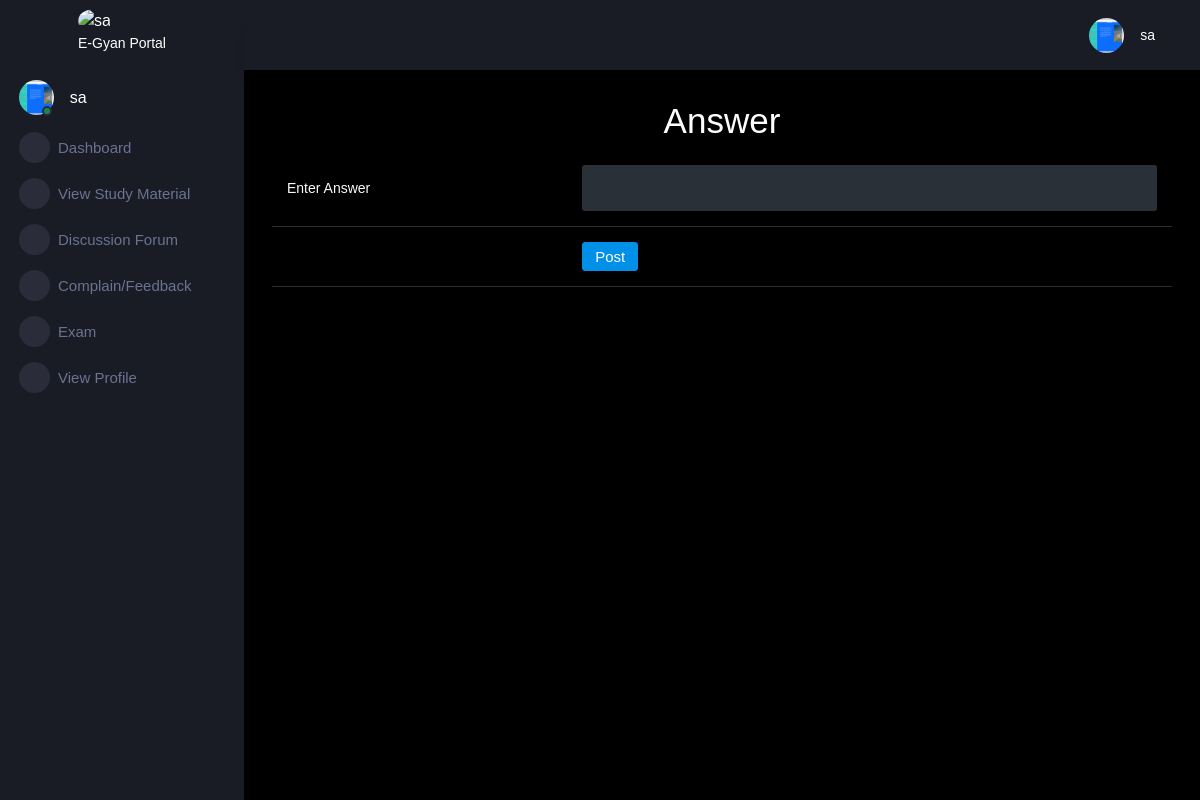
The app's page /studentapp/postanswer/1 (signed in) with its own data.
### nouapp/models.py (models this page shows)
class Student(models.Model):
    rollno=models.IntegerField(primary_key=True)
    name=models.CharField(max_length=50)
    fname=models.CharField(max_length=50)
    mname=models.CharField(max_length=50)
    gender=models.CharField(max_length=6)
    address=models.TextField()
    program=models.CharField(max_length=50)
    branch=models.CharField(max_length=50)
    year=models.CharField(max_length=50)
    contactno=models.CharField(max_length=10)
    emailaddress=models.CharField(max_length=50)
    regdate=models.CharField(max_length=30)
    profile_pic= models.ImageField(upload_to='profile')

### studentapp/views.py (the view)
# urls.py: path('postanswer/<qid>',views.postanswer,name='postanswer'),
@cache_control(no_cache=True,must_revalidate=True,no_store=True)#(no_cache=True)for not saving cache(must_revalidate=True)for revalidating with server  (no_store=True)for not storing any data
def postanswer(request,qid):
    try:
        if request.session['rollno']!=None:
            rollno=request.session['rollno']
            stu=Student.objects.get(rollno=rollno)
            return render(request,"postanswer.html",{'stu':stu,'qid':qid})
    except KeyError:
        return redirect('nouapp:login')

### studentapp/templates/postanswer.html (shortened to what this page needs)
{% extends "studentparent.html" %}
{% block body %}
    <div class="row">
        <div class="col-sm-12">
            <h1 style="text-align:center;">Answer</h1>
            <form class="form-group" action="{% url 'studentapp:postans' %}" method="post">
                <table class="table text-light" style="width:100%;margin=auto;">
                    <tr>
                        <td>Enter Answer</td>
                        <td>
                            <textarea name="answer" class="form-control text-light"></textarea>
                        </td>
                    </tr>
                    <tr>
                        <td>
                        </td>
                        <td><button class="btn btn-primary" type="submit">Post</button></td>
                    </tr>
                </table>
            </form>
        </div>
    </div>
{% endblock body %}

### studentapp/templates/studentparent.html (shortened to what this page needs)
<!DOCTYPE html>
<html lang="en">
    {% load static %}
<head>
    <link rel="stylesheet" href="{% static 'assets/vendors/mdi/css/materialdesignicons.min.css' %}">
    <link rel="stylesheet" href="{% static 'assets/vendors/css/vendor.bundle.base.css' %}">
    <link rel="stylesheet" href="{% static 'assets/vendors/jvectormap/jquery-jvectormap.css' %}">
    <link rel="stylesheet" href="{% static 'assets/vendors/flag-icon-css/css/flag-icon.min.css' %}">
    <link rel="stylesheet" href="{% static 'assets/vendors/owl-carousel-2/owl.carousel.min.css' %}">
    <link rel="stylesheet" href="{% static 'assets/vendors/owl-carousel-2/owl.theme.default.min.css' %}">
    <link rel="stylesheet" href="{% static 'assets/css/style.css' %}">
</head>
<body>
    <div class="container-scroller">
      <nav class="sidebar sidebar-offcanvas" id="sidebar">
          <div class="sidebar-brand-wrapper  d-none d-lg-flex align-items-center justify-content-center fixed-top">
            <span>
              <img class="img-xs rounded-circle mt-2" src={% static "assets/images/u1.png" %}  alt="{{stu.name}}">
             <p> E-Gyan Portal</p>
            </span>
          </div>
          <ul class="nav">
            <li class="nav-item profile">
              <div class="profile-desc">
                <div class="profile-pic">
                  <div class="count-indicator">
                    <img class="img-xs rounded-circle " src="{{stu.profile_pic.url }}" alt="{{stu.name}}">
                    <span class="count bg-success"></span>
                  </div>
                  <div class="profile-name">
                    <h5 class="mb-0 font-weight-normal">{{stu.name}}</h5>
                  </div>
                </div>
                <a href="#" id="profile-dropdown" data-bs-toggle="dropdown"><i class="mdi mdi-dots-vertical"></i></a>
              </div>
            </li>
            <li class="nav-item menu-items">
              <a class="nav-link" href="#">
                <span class="menu-icon">
                  <i class="mdi mdi-speedometer"></i>
                </span>
                <span class="menu-title">Dashboard</span>
              </a>
            </li>
           <li class="nav-item menu-items">
              <a class="nav-link" href="{%url 'studentapp:viewmat' %}">
                <span class="menu-icon">
                  <i class="mdi mdi-playlist-play"></i>
                </span>
                <span class="menu-title">View Study Material</span>
              </a>
            </li>
            <li class="nav-item menu-items">
              <a class="nav-link" href="{%url 'studentapp:postquestion'%}">
                <span class="menu-icon">
                  <i class="mdi mdi-playlist-play"></i>
                </span>
                <span class="menu-title">Discussion Forum</span>
              </a>
            </li>
            <li class="nav-item menu-items">
              <a class="nav-link" href="{%url 'studentapp:response' %}">
                <span class="menu-icon">
                  <i class="mdi mdi-playlist-play"></i>
                </span>
                <span class="menu-title">Complain/Feedback</span>
              </a>
            </li>
            <li class="nav-item menu-items">
              <a class="nav-link" href="{%url 'studentapp:studentexam' %}">
                <span class="menu-icon">
                  <i class="mdi mdi-playlist-play"></i>
                </span>
                <span class="menu-title">Exam</span>
              </a>
            </li>
            <li class="nav-item menu-items">
              <a class="nav-link" href="{%url 'studentapp:viewprofile' %}">
                <span class="menu-icon">
                  <i class="mdi mdi-playlist-play"></i>
                </span>
                <span class="menu-title">View Profile</span>
              </a>
            </li>
          </ul>
        </nav>
        <div class="container-fluid page-body-wrapper">
          <nav class="navbar p-0 fixed-top d-flex flex-row">
            <div class="navbar-menu-wrapper flex-grow d-flex align-items-stretch">
              <button class="navbar-toggler navbar-toggler align-self-center" type="button" data-toggle="minimize">
                <span class="mdi mdi-menu"></span>
              </button>
              <ul class="navbar-nav navbar-nav-right">
                <li class="nav-item dropdown">
                  <a class="nav-link" id="profileDropdown" href="#" data-bs-toggle="dropdown">
                    <div class="navbar-profile">
                      <img class="img-xs rounded-circle" src="{{ stu.profile_pic.url }}" alt="">
                      <p class="mb-0 d-none d-sm-block navbar-profile-name">{{stu.name}}</p>
                      <i class="mdi mdi-menu-down d-none d-sm-block"></i>
                    </div>
                  </a>
                </li>
              </ul>
            </div>
          </nav>
          <div class="main-panel">
            <div class="content-wrapper">
              {% block body %}
              {% endblock body %}
            </div>
            <footer class="footer">
            </footer>
          </div>
        </div>
      </div>
</body>
</html>

### records on screen
Student: profile_pic (picture), name "sa"
